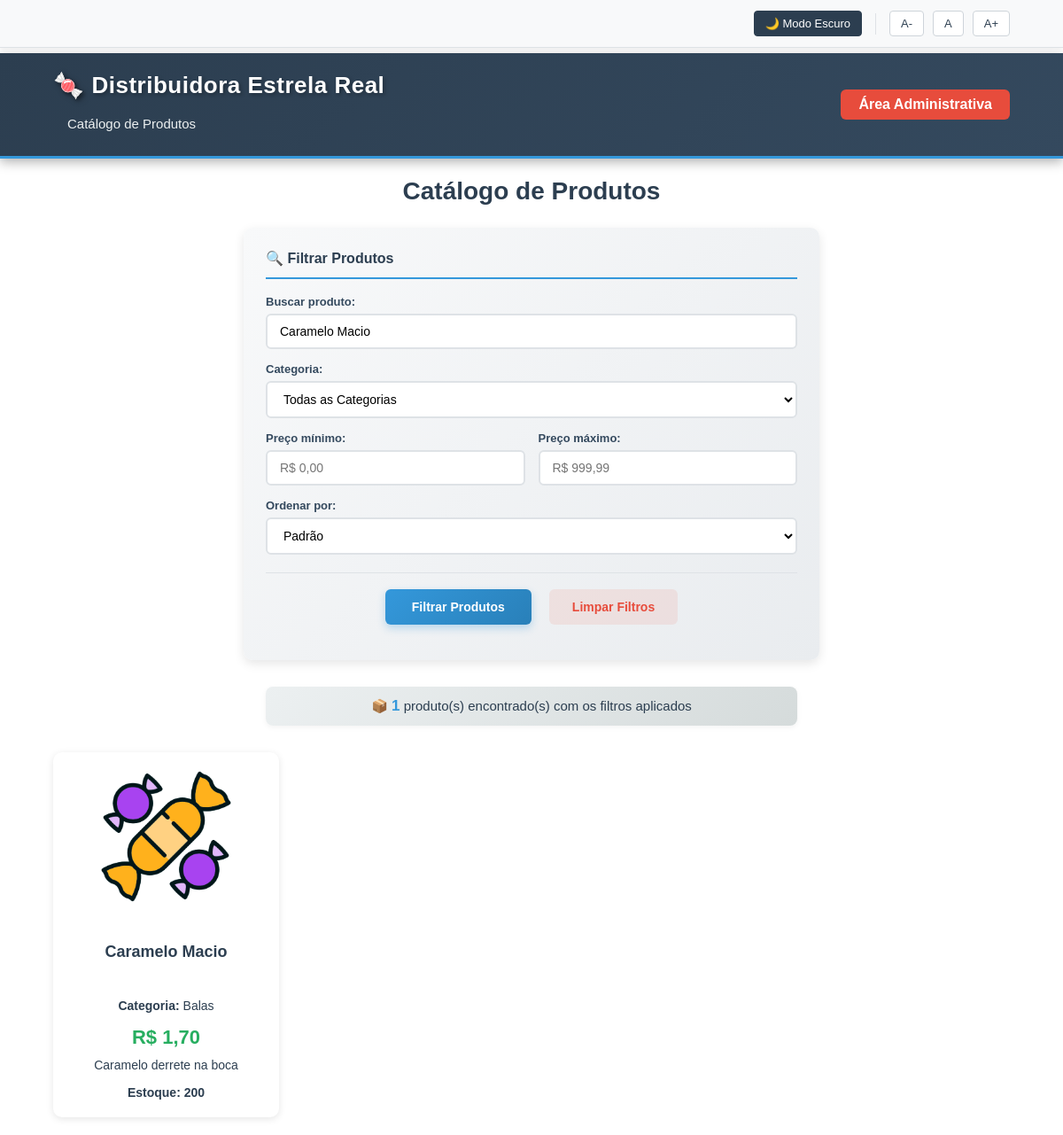
Screenshot of /catalogo.php?busca=Caramelo Macio with the database file from the repository.
### tables this page shows
CREATE TABLE doces (
    id INT AUTO_INCREMENT PRIMARY KEY,
    nome VARCHAR(255) NOT NULL,
    preco DECIMAL(10, 2) NOT NULL,
    descricao TEXT,
    categoria_id INT,
    imagem VARCHAR(255),
    estoque INT NOT NULL,
    estoque_minimo INT NOT NULL DEFAULT 10,
    FOREIGN KEY (categoria_id) REFERENCES categorias(id)
);

CREATE TABLE categorias (
    id INT AUTO_INCREMENT PRIMARY KEY,
    nome VARCHAR(255) NOT NULL,
    ativo TINYINT(1) NOT NULL DEFAULT 1
);

### public/catalogo.php (the view, shortened to what this page needs)
<?php
include __DIR__ . '/../src/conexao.php';
$condicoes = ["d.estoque > 0"];
$params = [];
$types = "";
if (!empty($_GET['busca'])) {
    $condicoes[] = "d.nome LIKE ?";
    $params[] = "%" . $_GET['busca'] . "%";
    $types .= "s";
}
$condicaoFinal = implode(' AND ', $condicoes);
$ordem = "d.nome ASC";
$sql = "SELECT d.id, d.nome, c.nome AS categoria, d.preco, d.descricao, d.imagem, d.estoque
        FROM doces d
        LEFT JOIN categorias c ON d.categoria_id = c.id
        WHERE $condicaoFinal
        ORDER BY $ordem";
$stmt = $conn->prepare($sql);
if (!empty($params)) {
    $stmt->bind_param($types, ...$params);
}
$stmt->execute();
$resultado = $stmt->get_result();
include __DIR__ . '/../src/cabecalho_publico.php';
?>
<div class="conteudo">
    <h1>Catálogo de Produtos</h1>
    <form method="GET" action="catalogo.php" class="catalogo-filter-form">
        <div class="form-row">
            <label for="busca">Buscar produto:</label>
            <input type="text"
                   name="busca"
                   id="busca"
                   placeholder="Digite o nome do produto..."
                   value="<?php echo isset($_GET['busca']) ? htmlspecialchars($_GET['busca']) : ''; ?>">
        </div>
        <div class="form-row">
            <label for="categoria">Categoria:</label>
            <select name="categoria" id="categoria">
                <option value="">Todas as Categorias</option>
            </select>
        </div>
        <div class="form-row linha-horizontal">
            <div>
                <label for="preco_min">Preço mínimo:</label>
                <input type="number"
                       name="preco_min"
                       id="preco_min"
                       step="0.01"
                       placeholder="R$ 0,00"
                       value="<?php echo isset($_GET['preco_min']) ? htmlspecialchars($_GET['preco_min']) : ''; ?>">
            </div>
            <div>
                <label for="preco_max">Preço máximo:</label>
                <input type="number"
                       name="preco_max"
                       id="preco_max"
                       step="0.01"
                       placeholder="R$ 999,99"
                       value="<?php echo isset($_GET['preco_max']) ? htmlspecialchars($_GET['preco_max']) : ''; ?>">
            </div>
        </div>
        <div class="form-row">
            <label for="ordenar">Ordenar por:</label>
            <select name="ordenar" id="ordenar">
                <option value="">Padrão</option>
            </select>
        </div>
        <div class="form-row form-buttons-row">
            <input type="submit" value="Filtrar Produtos">
            <a href="catalogo.php">Limpar Filtros</a>
        </div>
    </form>
    <?php
    $total_produtos = mysqli_num_rows($resultado);
    $tem_filtros = !empty($_GET['busca']) || !empty($_GET['categoria']) || !empty($_GET['preco_min']) || !empty($_GET['preco_max']) || !empty($_GET['ordenar']);
    ?>
    <div class="contador-resultados">
        <?php if ($tem_filtros): ?>
            <p>📦 <strong><?php echo $total_produtos; ?></strong> produto(s) encontrado(s) com os filtros aplicados</p>
        <?php else: ?>
            <p>📦 Exibindo <strong><?php echo $total_produtos; ?></strong> produto(s) disponíveis</p>
        <?php endif; ?>
    </div>
    <div class="produtos">
    <?php if (mysqli_num_rows($resultado) > 0): ?>
        <?php while($produto = mysqli_fetch_assoc($resultado)): ?>
            <div class="produto">
                <?php
                    $caminho_imagem = "assets/imagens/categorias/default.png";
                    if (!empty($produto['imagem'])) {
                        $img_web = "assets/imagens/" . htmlspecialchars($produto['imagem']);
                        if (file_exists(__DIR__ . "/assets/imagens/" . $produto['imagem'])) {
                            $caminho_imagem = $img_web;
                        }
                    } elseif (!empty($produto['categoria'])) {
                        $categoria_slug = strtolower(trim($produto['categoria']));
                        $categoria_slug = str_replace(
                            ['á','à','â','ã','é','è','ê','í','ì','î','ó','ò','ô','õ','ú','ù','û','ç',' '],
                            ['a','a','a','a','e','e','e','i','i','i','o','o','o','o','u','u','u','c','_'],
                            $categoria_slug
                        );
                        $img_cat_web = "assets/imagens/categorias/{$categoria_slug}.png";
                        if (file_exists(__DIR__ . "/assets/imagens/categorias/{$categoria_slug}.png")) {
                            $caminho_imagem = $img_cat_web;
                        }
                    }
                ?>
                <img src="<?php echo $caminho_imagem; ?>" alt="Imagem do Produto">
                <h2><?php echo htmlspecialchars($produto['nome']); ?></h2>
                <p><strong>Categoria:</strong> <?php echo htmlspecialchars($produto['categoria'] ?? 'Sem categoria'); ?></p>
                <p class="preco">R$ <?php echo number_format($produto['preco'], 2, ',', '.'); ?></p>
                 <p><?php echo nl2br(htmlspecialchars(substr($produto['descricao'], 0, 100)) . (strlen($produto['descricao']) > 100 ? '...' : '')); ?></p>
                 <p class="estoque-catalogo"><strong>Estoque:</strong> <?php echo htmlspecialchars($produto['estoque']); ?></p>
                 </div>
        <?php endwhile; ?>
    <?php else: ?>
        <p>Nenhum produto encontrado com os filtros aplicados.</p>
    <?php endif; ?>
    </div>
</div>
<?php include __DIR__ . '/../src/rodape.php'; ?>

### public/assets/css/estilo.css (style rules this page uses)
body { font-family: Arial, sans-serif; background-color: #ffffff; color: #2c3e50; margin: 0; padding-top: 180px; }
h1, h2 { color: #2c3e50; margin-left: 0; text-align: center; font-weight: 700; margin-bottom: 25px; }
h1 { font-size: 28px; margin-top: 20px; }
h2 { font-size: 22px; }
a { color: #2c3e50; text-decoration: none; font-weight: bold; }
input[type="text"], input[type="number"], input[type="email"], input[type="password"], input[type="file"], textarea, select { width: 100%; padding: 10px 14px; border: 2px solid #dee2e6; border-radius: 6px; box-sizing: border-box; margin-top: 0; margin-bottom: 0; font-size: 14px; transition: all 0.3s ease; background-color: #ffffff; }
label { display: block; margin-bottom: 6px; font-weight: 600; color: #34495e; font-size: 13px; }
input[type="submit"], button[type="submit"] { background: linear-gradient(135deg, #3498db 0%, #2980b9 100%); color: white; border: none; padding: 11px 28px; cursor: pointer; border-radius: 6px; font-weight: 600; margin-right: 10px; font-size: 14px; box-shadow: 0 4px 10px rgba(52,152,219,0.3); transition: all 0.3s ease; }
.conteudo { width: 100%; max-width: 100%; margin: 20px auto; padding: 0 5%; box-sizing: border-box; }
form { margin-bottom: 20px; background: linear-gradient(135deg, #f8f9fa 0%, #e9ecef 100%); padding: 25px; border-radius: 10px; box-shadow: 0 4px 12px rgba(0,0,0,0.1); max-width: 600px; margin: 0 auto 20px auto; border: none; }
form .form-row { margin-bottom: 15px; }
form .form-buttons-row { margin-top: 20px; padding-top: 18px; border-top: 1px solid #dee2e6; text-align: center; }
h2 { text-align: center; margin: 30px 0 20px 0; }
.produtos { display: grid; grid-template-columns: repeat(auto-fill, minmax(250px, 1fr)); gap: 20px; padding: 0 5%; }
.produto { background-color: #ffffff; border-radius: 10px; padding: 20px; box-shadow: 0px 2px 8px rgba(0,0,0,0.1); text-align: center; display: flex; flex-direction: column; justify-content: space-between; }
.produto img { width: 100%; height: 150px; object-fit: cover; border-radius: 6px; margin-bottom: 15px; }
.produto h2 { font-size: 18px; margin-bottom: 10px; min-height: 48px; }
.produto p { margin: 5px 0; font-size: 14px; }
.produto .preco { font-size: 22px; font-weight: bold; color: #27ae60; margin-top: 10px; }
.produtos { display: grid; grid-template-columns: repeat(auto-fill, minmax(250px, 1fr)); gap: 20px; padding: 0; margin-bottom: 20px; }
.produto .estoque-catalogo { font-size: 14px; color: #2c3e50; margin-top: 10px; margin-bottom: 0; font-weight: bold; }

### public/assets/css/acessibilidade.css (style rules this page uses)
body { padding-top: 180px; transition: background-color 0.3s ease, color 0.3s ease, padding-top 0.3s ease; }
html { font-size: 16px; }

### rows the page displays
doces: nome "Caramelo Macio", categoria.nome "Balas", preco "1,70", descricao "Caramelo derrete na boca", estoque "200"

### other values shown
$total_produtos "1"
